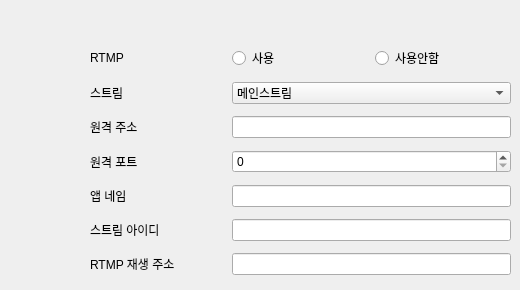
      <widget class="QWidget" name="network_rtmp">
       <attribute name="title">
        <string>RTMP</string>
       </attribute>
       <widget class="QWidget" name="gridLayoutWidget_4">
        <property name="geometry">
         <rect>
          <x>90</x>
          <y>40</y>
          <width>421</width>
          <height>241</height>
         </rect>
        </property>
        <layout class="QGridLayout" name="rtmp_grid">
         <item row="6" column="0">
          <widget class="QLabel" name="label_rtmp_play_address">
           <property name="text">
            <string>RTMP 재생 주소</string>
           </property>
          </widget>
         </item>
         <item row="4" column="1" colspan="2">
          <widget class="QLineEdit" name="app_name"/>
         </item>
         <item row="6" column="1" colspan="2">
          <widget class="QLineEdit" name="rtmp_play_address">
           <property name="readOnly">
            <bool>true</bool>
           </property>
          </widget>
         </item>
         <item row="4" column="0">
          <widget class="QLabel" name="label_app_name">
           <property name="text">
            <string>앱 네임</string>
           </property>
          </widget>
         </item>
         <item row="0" column="2">
          <widget class="QRadioButton" name="network_ethernet_rtmp_no">
           <property name="text">
            <string>사용안함</string>
           </property>
          </widget>
         </item>
         <item row="1" column="1" colspan="2">
          <widget class="QComboBox" name="stream_type">
           <item>
            <property name="text">
             <string>메인스트림</string>
            </property>
           </item>
           <item>
            <property name="text">
             <string>서브스트림</string>
            </property>
           </item>
          </widget>
         </item>
         <item row="2" column="0">
          <widget class="QLabel" name="label_remote_host">
           <property name="text">
            <string>원격 주소</string>
           </property>
          </widget>
         </item>
         <item row="5" column="0">
          <widget class="QLabel" name="label_stream_id">
           <property name="text">
            <string>스트림 아이디</string>
           </property>
          </widget>
         </item>
         <item row="3" column="0">
          <widget class="QLabel" name="label_remote_port">
           <property name="text">
            <string>원격 포트</string>
           </property>
          </widget>
         </item>
         <item row="5" column="1" colspan="2">
          <widget class="QLineEdit" name="stream_id"/>
         </item>
         <item row="0" column="0">
          <widget class="QLabel" name="label_rtmp">
           <property name="text">
            <string>RTMP</string>
           </property>
          </widget>
         </item>
         <item row="0" column="1">
          <widget class="QRadioButton" name="network_ethernet_rtmp_yes">
           <property name="text">
            <string>사용</string>
           </property>
          </widget>
         </item>
         <item row="1" column="0">
          <widget class="QLabel" name="label_stream">
           <property name="text">
            <string>스트림</string>
           </property>
          </widget>
         </item>
         <item row="3" column="1" colspan="2">
          <widget class="QSpinBox" name="remote_port">
           <property name="maximum">
            <number>65535</number>
           </property>
          </widget>
         </item>
         <item row="2" column="1" colspan="2">
          <widget class="QLineEdit" name="remote_host"/>
         </item>
        </layout>
       </widget>
      </widget>
